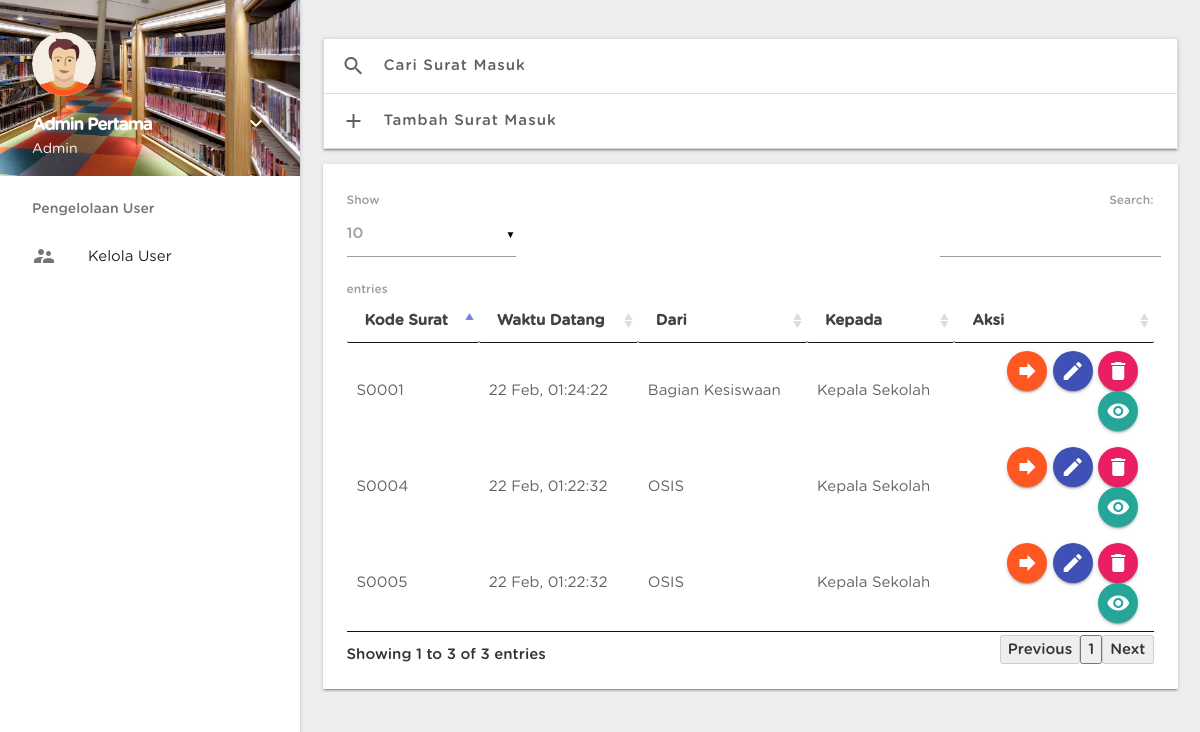
Page /suratmasuk.php (signed in) on the committed database.
### tables this page shows
CREATE TABLE `tbl_surat` (
  `kd_surat` varchar(10) NOT NULL,
  `waktu_datang` timestamp NOT NULL DEFAULT CURRENT_TIMESTAMP ON UPDATE CURRENT_TIMESTAMP,
  `no_surat` varchar(35) NOT NULL,
  `tanggal_surat` date NOT NULL,
  `dari` varchar(35) NOT NULL,
  `kepada` varchar(35) NOT NULL,
  `subjek_surat` varchar(35) NOT NULL,
  `deskripsi` text NOT NULL,
  `status_surat` varchar(35) NOT NULL COMMENT 'Masuk / Keluar',
  `file_surat` varchar(200) NOT NULL,
  `kd_tipe_surat` varchar(10) NOT NULL,
  `kd_user` varchar(10) NOT NULL
);

### suratmasuk.php (the view, shortened to what this page needs)
<!DOCTYPE html>
 <html>
   <?php
   	include 'library/head.php';
    ?>
   <body class="font-medium" style="background: #eee;">
  <?php
     include 'library/navbar.php';
    ?>
 <a href="#" data-activates="slide-out" class="button-collapse"><i class="material-icons">menu</i></a>
 <div class="row" style="margin-left: 300px;">
   <div class="container" style="width: 95%;">
     <ul class="collapsible" data-collapsible="accordion">
   <li>
     <div class="collapsible-header grey-text text-darken-2" style="letter-spacing:1px;"><i class="material-icons">search</i>Cari Surat Masuk</div>
   </li>
   <li>
     <div class="collapsible-header grey-text text-darken-2" style="letter-spacing:1px;"><i class="material-icons">add</i>Tambah Surat Masuk</div>
   </li>
 </ul>
   <div class="card">
     <div class="card-content">
          <table id="kelolasuratmasuk" class="table">
           <thead>
           <tr>
               <th class="grey-text text-darken-3">Kode Surat</th>
               <th class="grey-text text-darken-3">Waktu Datang</th>
               <th class="grey-text text-darken-3">Dari</th>
               <th class="grey-text text-darken-3">Kepada</th>
               <th class="grey-text text-darken-3">Aksi</th>
           </tr>
           </thead>
           <tbody>
           <?php
           if (empty($_GET['tanggalawal'])) {
             $sqlex = "SELECT * FROM tbl_surat WHERE status_surat = 'masuk' ORDER BY waktu_datang DESC";
           } else {
             $sqlex = "SELECT * FROM tbl_surat WHERE  status_surat = 'masuk' AND waktu_datang between '$_GET[tanggalawal]' AND '$_GET[tanggalakhir]' ORDER BY waktu_datang DESC";
           }
             $sql = mysql_query($sqlex) or die(mysql_error());
             while ($anggota = mysql_fetch_array($sql)) {
               $deletebutton = "delete_anggota".$anggota['kd_surat'];
               ?>
               <tr>
               <td class="grey-text text-darken-2 font-regular"><?php echo $anggota['kd_surat']; ?></td>
               <td class="grey-text text-darken-2 font-regular"><?php echo date_format(date_create($anggota['waktu_datang']),"d M"); ?>, <?php echo date_format(date_create($anggota['waktu_datang']),"H:i:s"); ?></td>
               <td class="grey-text text-darken-2 font-regular"><?php echo $anggota['dari']; ?></td>
               <td class="grey-text text-darken-2 font-regular"><?php echo $anggota['kepada']; ?></td>
               <td>
                   <form action="" method="post">
                   <button name="<?php echo $deletebutton ?>" onclick="return confirm('Anda yakin ingin menghapus  ?');" class="btn-floating waves-effect waves-light secondary-content pink accent tooltipped" data-position="top" data-delay="50" style="margin-right: 3%;" data-tooltip="Hapus Surat"><i class="material-icons">delete</i></button>
                   <a href="#editsuratmasuk<?php echo $anggota['kd_surat'] ?>" class="modal-trigger btn-floating indigo secondary-content accent waves-effect waves-light hide-on-med-and-down tooltipped" data-position="top" data-delay="50" data-tooltip="Edit Surat" style="margin-right: 3%;"><i class="material-icons">mode_edit</i></a>
                   <a href="#disposisikan<?php echo $anggota['kd_surat'] ?>" class="modal-trigger btn-floating deep-orange secondary-content accent waves-effect waves-light hide-on-med-and-down tooltipped" data-position="top" data-delay="50" data-tooltip="Disposisikan" style="margin-right: 3%;"><i class="material-icons">forward</i></a>
                   <a href="lihatsurat.php?kd_surat=<?php echo $anggota['kd_surat'] ?>" class="modal-trigger btn-floating teal lighten-1 secondary-content accent waves-effect waves-light hide-on-med-and-down tooltipped" data-position="top" data-delay="50" data-tooltip="Lihat Surat" style="margin-right: 3%;"><i class="material-icons">visibility</i></a>
                   </form>
               </td>
               </tr>
               <?php
                 }
               ?>
               </tbody>
                 </table>
     </div>
   </div>
   </div>
 </div>
   </body>
 </html>

### library/head.php (shortened to what this page needs)
<head>
      <link type="text/css" rel="stylesheet" href="css/materialize.min.css"  media="screen,projection"/>
      <link rel="stylesheet" href="css/datatables.min.css">
      <link rel="stylesheet" href="css/style.css">
    </head>

### library/navbar.php (shortened to what this page needs)
<ul id="slide-out" class="side-nav fixed">
    <li><div class="user-view">
      <div class="background" style="background-image: url(img/wallpaper2.jpeg);background-size: cover;background-position: center;">
      </div>
      <a href="#!user"><img class="circle" src="img/user.svg"></a>
      <a href="#!name"><span class="white-text name waves-effect dropdown-button" data-activates='dropdown1' style="font-weight: 600;letter-spacing: -1px;font-size: 17px;"><?php echo $_SESSION['namahome']; ?><i class="material-icons right">keyboard_arrow_down</i></span></a>
      <a href="#!email"><span class="white-text email" style="font-weight: 300 !important;text-transform: capitalize;"><?php echo $_SESSION['role']; ?></span></a>
    </div></li>
    <?php
      if ($_SESSION['role'] == "sekretaris") {
        ?>
    <li><a class="subheader">Pengelolaan Surat</a></li>
    <li><a href="suratmasuk.php" class="waves-effect waves-red" style="font-weight: 300;font-size: 15px;"><i class="material-icons">archive</i>Surat Masuk</a></li>
    <li><a href="suratkeluar.php" class="waves-effect waves-red" style="font-weight: 300;font-size: 15px;"><i class="material-icons">mail</i>Surat Keluar</a></li>
    <li><a href="riwayatdisposisi.php" class="waves-effect waves-red" style="font-weight: 300;font-size: 15px;"><i class="material-icons">forward</i>Riwayat Disposisi</a></li>
    <li><a href="tipesurat.php" class="waves-effect waves-red" style="font-weight: 300;font-size: 15px;"><i class="material-icons">turned_in</i>Tipe Surat</a></li>
      <?php
      }elseif ($_SESSION['role'] == "admin") {
      ?>
      <li><a class="subheader">Pengelolaan User</a></li>
    <li><a href="kelolauser.php" class="waves-effect waves-red" style="font-weight: 300;font-size: 15px;"><i class="material-icons">supervisor_account</i>Kelola User</a></li>
      <?php
      }
     ?>
  </ul>

### css/style.css (style rules this page uses)
.font-medium { font-family: 'gotham rounded','roboto',sans-serif; font-weight: 500; }
.font-regular { font-family: 'gotham rounded','roboto',sans-serif; font-weight: 400; }

### library/head.php (style rules this page uses)
.material-icons { font-family: 'Material Icons'; font-weight: normal; font-style: normal; font-size: 24px; line-height: 1; letter-spacing: normal; text-transform: none; display: inline-block; white-space: nowrap; word-wrap: normal; direction: ltr; -webkit-font-smoothing: antialiased; text-rendering: optimizeLegibility; -webkit-font-feature-settings: 'liga'; -moz-font-feature-settings: 'liga'; font-feature-settings: 'liga'; }

### rows in the picture
tbl_surat: kd_surat "S0001", waktu_datang "22 Feb", waktu_datang "01:24:22", dari "Bagian Kesiswaan", kepada "Kepala Sekolah"
tbl_surat: kd_surat "S0004", waktu_datang "22 Feb", waktu_datang "01:22:32", dari "OSIS", kepada "Kepala Sekolah"
tbl_surat: kd_surat "S0005", waktu_datang "22 Feb", waktu_datang "01:22:32", dari "OSIS", kepada "Kepala Sekolah"

### other values in the picture
$_SESSION['namahome'] "Admin Pertama"
$_SESSION['role'] "Admin"
